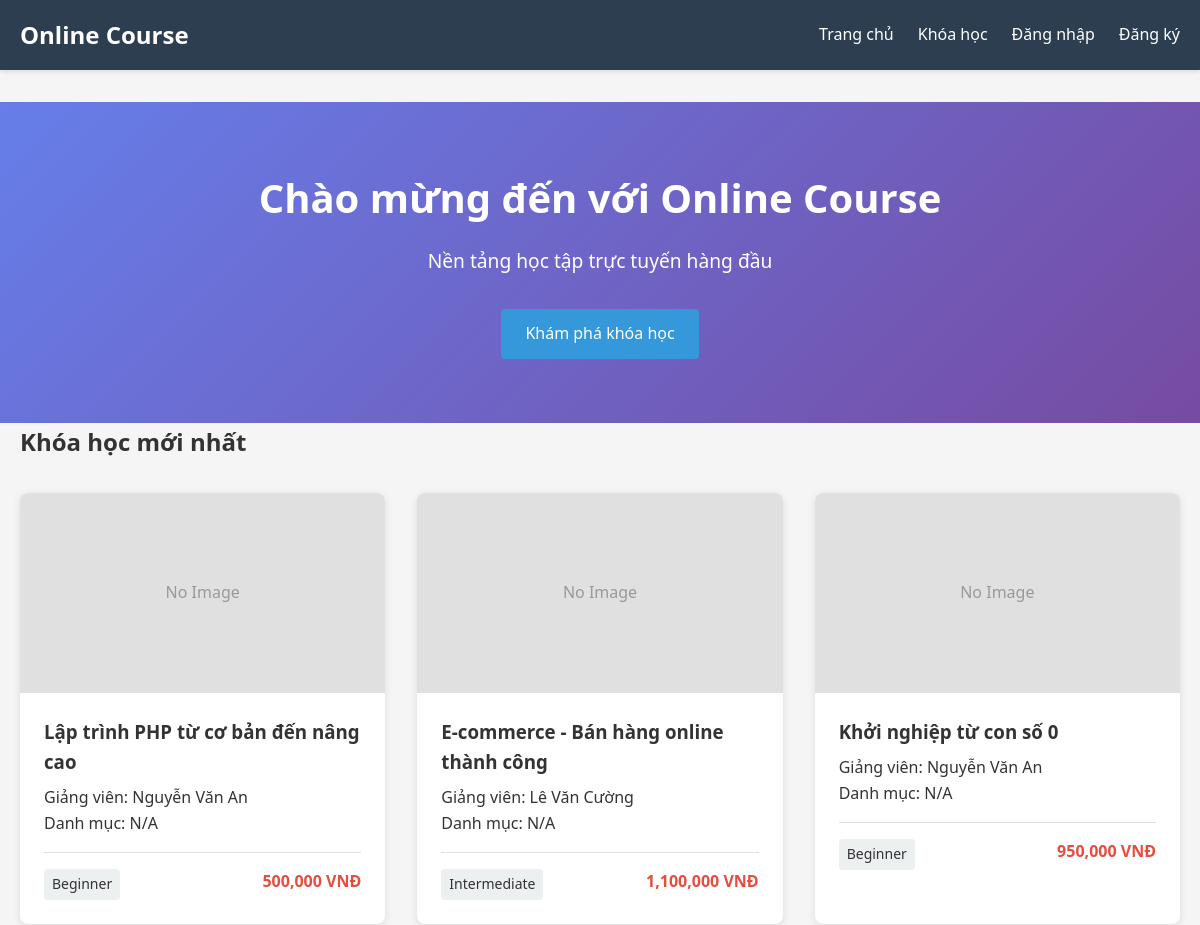
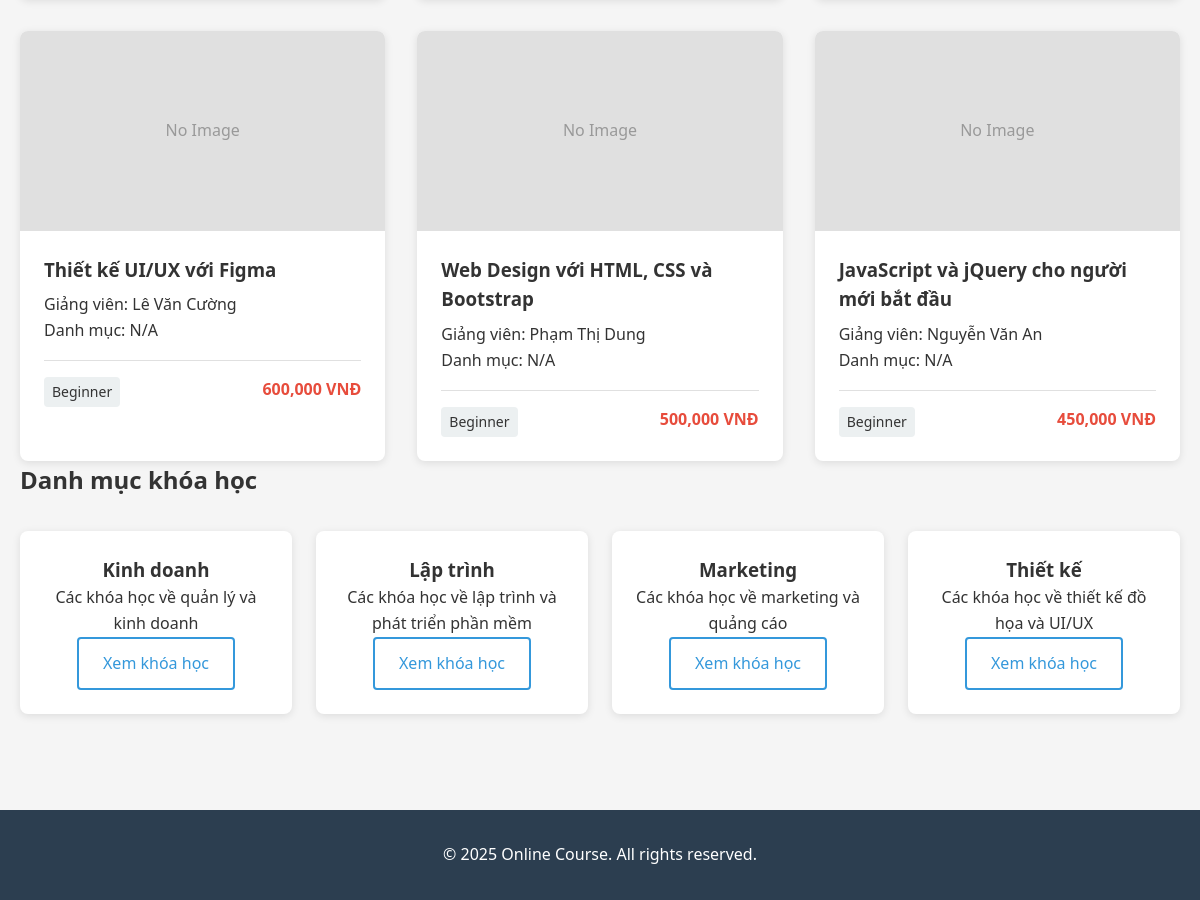
The page / on the database its author committed (2 pictures, top to bottom).
### tables this page shows
CREATE TABLE IF NOT EXISTS courses (
    id INT AUTO_INCREMENT PRIMARY KEY,
    title VARCHAR(255) NOT NULL,
    description TEXT,
    instructor_id INT NOT NULL,
    category_id INT,
    price DECIMAL(10,2) DEFAULT 0.00,
    duration_weeks INT,
    level VARCHAR(50) DEFAULT 'Beginner' COMMENT 'Beginner, Intermediate, Advanced',
    image VARCHAR(255),
    created_at DATETIME DEFAULT CURRENT_TIMESTAMP,
    updated_at DATETIME DEFAULT CURRENT_TIMESTAMP ON UPDATE CURRENT_TIMESTAMP,
    FOREIGN KEY (instructor_id) REFERENCES users(id) ON DELETE CASCADE,
    FOREIGN KEY (category_id) REFERENCES categories(id) ON DELETE SET NULL,
    INDEX idx_instructor (instructor_id),
    INDEX idx_category (category_id),
    INDEX idx_level (level)
);

CREATE TABLE IF NOT EXISTS users (
    id INT AUTO_INCREMENT PRIMARY KEY,
    username VARCHAR(255) NOT NULL UNIQUE,
    email VARCHAR(255) NOT NULL UNIQUE,
    password VARCHAR(255) NOT NULL,
    fullname VARCHAR(255) NOT NULL,
    role INT NOT NULL DEFAULT 0 COMMENT '0: học viên, 1: giảng viên, 2: quản trị viên',
    created_at DATETIME DEFAULT CURRENT_TIMESTAMP,
    INDEX idx_email (email),
    INDEX idx_username (username)
);

CREATE TABLE IF NOT EXISTS categories (
    id INT AUTO_INCREMENT PRIMARY KEY,
    name VARCHAR(255) NOT NULL,
    description TEXT,
    created_at DATETIME DEFAULT CURRENT_TIMESTAMP,
    INDEX idx_name (name)
);

### controllers/HomeController.php (called while the page is built)
<?php
require_once __DIR__ . '/../config/helper.php';
class HomeController {
    public function index() {
        require_once __DIR__ . '/../models/Course.php';
        require_once __DIR__ . '/../models/Category.php';
        $courseModel = new Course();
        $categoryModel = new Category();
        $latestCourses = $courseModel->getAll(6);
        $categories = $categoryModel->getAll();
        require_once __DIR__ . '/../views/layouts/header.php';
        require_once __DIR__ . '/../views/home/index.php';
        require_once __DIR__ . '/../views/layouts/footer.php';
    }
}
?>

### config/helper.php (called while the page is built, shortened)
<?php
function isLoggedIn() {
    return isset($_SESSION['user_id']);
}
function getBasePath() {
    $script = $_SERVER['SCRIPT_NAME'];
    $path = dirname($script);
    $path = rtrim($path, '/');
    return $path ?: '';
}
?>

### url_helper.php (called while the page is built, shortened)
<?php
function url($path) {
    $base_path = getBasePath();
    $path = ltrim($path, '/');
    return $base_path . '/index.php?url=' . $path;
}
?>

### models/Course.php (called while the page is built, shortened)
<?php
require_once __DIR__ . '/../config/Database.php';
class Course {
    private $conn;
    private $table = 'courses';
    public function __construct() {
        $database = new Database();
        $this->conn = $database->getConnection();
    }
    public function getAll($limit = null, $offset = 0) {
        $query = "SELECT c.*, u.fullname as instructor_name, cat.name as category_name
                  FROM " . $this->table . " c
                  LEFT JOIN users u ON c.instructor_id = u.id
                  LEFT JOIN categories cat ON c.category_id = cat.id
                  ORDER BY c.created_at DESC";
        if ($limit) {
            $query .= " LIMIT :limit OFFSET :offset";
        }
        $stmt = $this->conn->prepare($query);
        if ($limit) {
            $stmt->bindParam(':limit', $limit, PDO::PARAM_INT);
            $stmt->bindParam(':offset', $offset, PDO::PARAM_INT);
        }
        $stmt->execute();
        return $stmt->fetchAll();
    }
}
?>

### config/Database.php (called while the page is built, shortened)
<?php
class Database {
    private $host = "localhost";
    private $db_name = "onlinecourse";
    private $username = "root";
    private $password = "";
    public function getConnection() {
        $this->conn = null;
        try {
            $this->conn = new PDO(
                "mysql:host=" . $this->host . ";dbname=" . $this->db_name . ";charset=utf8mb4",
                $this->username,
                $this->password,
                [
                    PDO::ATTR_ERRMODE => PDO::ERRMODE_EXCEPTION,
                    PDO::ATTR_DEFAULT_FETCH_MODE => PDO::FETCH_ASSOC,
                    PDO::ATTR_EMULATE_PREPARES => false
                ]
            );
        } catch(PDOException $e) {
            echo "Connection error: " . $e->getMessage();
        }
        return $this->conn;
    }
}
?>

### models/Category.php (called while the page is built, shortened)
<?php
require_once __DIR__ . '/../config/Database.php';
class Category {
    private $conn;
    private $table = 'categories';
    public function __construct() {
        $database = new Database();
        $this->conn = $database->getConnection();
    }
    public function getAll() {
        $query = "SELECT * FROM " . $this->table . " ORDER BY name ASC";
        $stmt = $this->conn->prepare($query);
        $stmt->execute();
        return $stmt->fetchAll();
    }
}
?>

### views/home/index.php (the view, shortened to what this page needs)
<section class="hero">
    <div class="container">
        <h1>Chào mừng đến với Online Course</h1>
        <p>Nền tảng học tập trực tuyến hàng đầu</p>
        <a href="/onlinecourse/course" class="btn btn-primary">Khám phá khóa học</a>
    </div>
</section>
<section class="courses-section">
    <div class="container">
        <h2>Khóa học mới nhất</h2>
        <div class="courses-grid">
            <?php if (!empty($latestCourses)): ?>
                <?php foreach ($latestCourses as $course): ?>
                    <div class="course-card">
                        <?php if ($course['image']): ?>
                            <img src="/onlinecourse/<?php echo htmlspecialchars($course['image']); ?>" alt="<?php echo htmlspecialchars($course['title']); ?>">
                        <?php else: ?>
                            <div class="course-image-placeholder">No Image</div>
                        <?php endif; ?>
                        <div class="course-card-body">
                            <h3><a href="/onlinecourse/course/detail/<?php echo $course['id']; ?>"><?php echo htmlspecialchars($course['title']); ?></a></h3>
                            <p class="course-instructor">Giảng viên: <?php echo htmlspecialchars($course['instructor_name'] ?? 'N/A'); ?></p>
                            <p class="course-category">Danh mục: <?php echo htmlspecialchars($course['category_name'] ?? 'N/A'); ?></p>
                            <div class="course-meta">
                                <span class="course-level"><?php echo htmlspecialchars($course['level']); ?></span>
                                <span class="course-price"><?php echo number_format($course['price'], 0); ?> VNĐ</span>
                            </div>
                        </div>
                    </div>
                <?php endforeach; ?>
            <?php else: ?>
                <p>Chưa có khóa học nào.</p>
            <?php endif; ?>
        </div>
    </div>
</section>
<section class="categories-section">
    <div class="container">
        <h2>Danh mục khóa học</h2>
        <div class="categories-grid">
            <?php if (!empty($categories)): ?>
                <?php foreach ($categories as $category): ?>
                    <div class="category-card">
                        <h3><?php echo htmlspecialchars($category['name']); ?></h3>
                        <p><?php echo htmlspecialchars($category['description'] ?? ''); ?></p>
                        <a href="/onlinecourse/course?category=<?php echo $category['id']; ?>" class="btn btn-outline">Xem khóa học</a>
                    </div>
                <?php endforeach; ?>
            <?php endif; ?>
        </div>
    </div>
</section>

### index.php (shortened to what this page needs)
<?php
require_once __DIR__ . '/config/helper.php';
if (file_exists(__DIR__ . '/url_helper.php')) {
    require_once __DIR__ . '/url_helper.php';
}
$url = isset($_GET['url']) ? $_GET['url'] : 'home';
$url = rtrim($url, '/');
$url = filter_var($url, FILTER_SANITIZE_URL);
$url_parts = explode('/', $url);
$controller_name = 'HomeController';
$method = 'index';
$params = [];
if (!empty($url_parts[0])) {
    $controller_name = ucfirst($url_parts[0]) . 'Controller';
}
$controller_file = __DIR__ . '/controllers/' . $controller_name . '.php';
if (file_exists($controller_file)) {
    if (class_exists($controller_name)) {
        $controller = new $controller_name();
        if (method_exists($controller, $method)) {
            call_user_func_array([$controller, $method], $params);
        } else {
            http_response_code(404);
            require_once __DIR__ . '/views/errors/404.php';
        }
    } else {
        http_response_code(404);
        require_once __DIR__ . '/views/errors/404.php';
    }
} else {
    http_response_code(404);
    require_once __DIR__ . '/views/errors/404.php';
}
?>

### views/layouts/header.php (shortened to what this page needs)
<!DOCTYPE html>
<html lang="vi">
<head>
    <link rel="stylesheet" href="<?php echo getBasePath(); ?>/assets/css/style.css">
</head>
<body>
    <nav class="navbar">
        <div class="container">
            <div class="nav-brand">
                <a href="<?php echo url('home'); ?>">Online Course</a>
            </div>
            <ul class="nav-menu">
                <li><a href="<?php echo url('home'); ?>">Trang chủ</a></li>
                <li><a href="<?php echo url('course'); ?>">Khóa học</a></li>
                <?php if (isLoggedIn()): ?>
                    <?php if (hasRole('student')): ?>
                        <li><a href="<?php echo url('student/dashboard'); ?>">Dashboard</a></li>
                        <li><a href="<?php echo url('enrollment/myCourses'); ?>">Khóa học của tôi</a></li>
                    <?php elseif (hasRole('instructor')): ?>
                        <li><a href="<?php echo url('instructor/dashboard'); ?>">Dashboard</a></li>
                        <li><a href="<?php echo url('instructor/myCourses'); ?>">Khóa học của tôi</a></li>
                    <?php elseif (hasRole('admin')): ?>
                        <li><a href="<?php echo url('admin/dashboard'); ?>">Dashboard</a></li>
                        <li><a href="<?php echo url('admin/users'); ?>">Quản lý</a></li>
                    <?php endif; ?>
                    <li class="dropdown">
                        <a href="#" class="dropdown-toggle">
                            <?php echo htmlspecialchars($_SESSION['fullname'] ?? $_SESSION['username']); ?>
                        </a>
                        <ul class="dropdown-menu">
                            <li><a href="<?php echo url('auth/logout'); ?>">Đăng xuất</a></li>
                        </ul>
                    </li>
                <?php else: ?>
                    <li><a href="<?php echo url('auth/login'); ?>">Đăng nhập</a></li>
                    <li><a href="<?php echo url('auth/register'); ?>">Đăng ký</a></li>
                <?php endif; ?>
            </ul>
        </div>
    </nav>
    <main class="main-content">

### views/layouts/footer.php (shortened to what this page needs)
    </main>
    <footer class="footer">
        <div class="container">
            <p>&copy; <?php echo date('Y'); ?> Online Course. All rights reserved.</p>
        </div>
    </footer>
</body>
</html>

### assets/css/style.css (style rules this page uses)
* { margin: 0; padding: 0; box-sizing: border-box; }
body { font-family: 'Segoe UI', Tahoma, Geneva, Verdana, sans-serif; line-height: 1.6; color: #333; background-color: #f5f5f5; }
.container { max-width: 1200px; margin: 0 auto; padding: 0 20px; }
.navbar { background-color: #2c3e50; color: white; padding: 1rem 0; box-shadow: 0 2px 4px rgba(0,0,0,0.1); }
.navbar .container { display: flex; justify-content: space-between; align-items: center; }
.nav-brand a { color: white; text-decoration: none; font-size: 1.5rem; font-weight: bold; }
.nav-menu { display: flex; list-style: none; gap: 1.5rem; align-items: center; }
.nav-menu a { color: white; text-decoration: none; transition: color 0.3s; }
.main-content { min-height: calc(100vh - 200px); padding: 2rem 0; }
.btn { display: inline-block; padding: 0.75rem 1.5rem; background-color: #3498db; color: white; text-decoration: none; border-radius: 4px; border: none; cursor: pointer; transition: background-color 0.3s; font-size: 1rem; }
.btn-primary { background-color: #3498db; }
.btn-outline { background-color: transparent; border: 2px solid #3498db; color: #3498db; }
.hero { background: linear-gradient(135deg, #667eea 0%, #764ba2 100%); color: white; padding: 4rem 0; text-align: center; }
.hero h1 { font-size: 2.5rem; margin-bottom: 1rem; }
.hero p { font-size: 1.2rem; margin-bottom: 2rem; }
.courses-grid { display: grid; grid-template-columns: repeat(auto-fill, minmax(300px, 1fr)); gap: 2rem; margin-top: 2rem; }
.course-card { background: white; border-radius: 8px; overflow: hidden; box-shadow: 0 2px 8px rgba(0,0,0,0.1); transition: transform 0.3s, box-shadow 0.3s; }
.course-image-placeholder { width: 100%; height: 200px; background-color: #e0e0e0; display: flex; align-items: center; justify-content: center; color: #999; }
.course-card-body { padding: 1.5rem; }
.course-card-body h3 { margin-bottom: 0.5rem; }
.course-card-body h3 a { color: #333; text-decoration: none; }
.course-meta { display: flex; justify-content: space-between; margin-top: 1rem; padding-top: 1rem; border-top: 1px solid #e0e0e0; }
.course-level { background-color: #ecf0f1; padding: 0.25rem 0.5rem; border-radius: 4px; font-size: 0.875rem; }
.course-price { font-weight: bold; color: #e74c3c; }
.footer { background-color: #2c3e50; color: white; text-align: center; padding: 2rem 0; margin-top: 4rem; }
.categories-grid { display: grid; grid-template-columns: repeat(auto-fill, minmax(250px, 1fr)); gap: 1.5rem; margin-top: 2rem; }
.category-card { background: white; padding: 1.5rem; border-radius: 8px; box-shadow: 0 2px 8px rgba(0,0,0,0.1); text-align: center; }

### rows shown on the page
courses: shows "No Image", title "Lập trình PHP từ cơ bản đến nâng cao", instructor.fullname "Nguyễn Văn An", category_name "N/A", level "Beginner", price "500,000"
courses: shows "No Image", title "E-commerce - Bán hàng online thành công", instructor.fullname "Lê Văn Cường", category_name "N/A", level "Intermediate", price "1,100,000"
courses: shows "No Image", title "Khởi nghiệp từ con số 0", instructor.fullname "Nguyễn Văn An", category_name "N/A", level "Beginner", price "950,000"
courses: shows "No Image", title "Thiết kế UI/UX với Figma", instructor.fullname "Lê Văn Cường", category_name "N/A", level "Beginner", price "600,000"
courses: shows "No Image", title "Web Design với HTML, CSS và Bootstrap", instructor.fullname "Phạm Thị Dung", category_name "N/A", level "Beginner", price "500,000"
courses: shows "No Image", title "JavaScript và jQuery cho người mới bắt đầu", instructor.fullname "Nguyễn Văn An", category_name "N/A", level "Beginner", price "450,000"
categories: name "Kinh doanh", description "Các khóa học về quản lý và kinh doanh"
categories: name "Lập trình", description "Các khóa học về lập trình và phát triển phần mềm"
categories: name "Marketing", description "Các khóa học về marketing và quảng cáo"
categories: name "Thiết kế", description "Các khóa học về thiết kế đồ họa và UI/UX"
